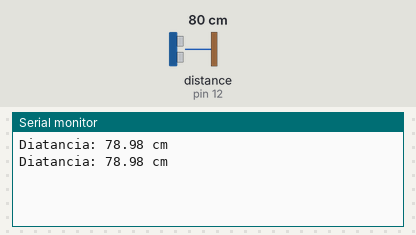
A sketch run on a simulated Arduino Uno, built with avr-gcc and run on an emulated ATmega328P. Parts: the last lines printed to the serial monitor. Wiring (inferred from the names in the program): ultrasonic range finder: trigger pin 13; echo pin 12. The test bench sets the inputs (shaded band); at power-on: distance to the obstacle (sensor on pin 12) 80 cm. The echo pulse lasts 58.3 µs per cm.

Above: at 1.8 s.
1.9 s: distance to the obstacle (sensor on pin 12) set to 2 cm
At 2.8 s:
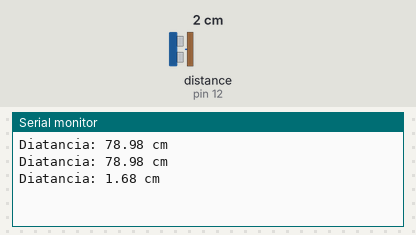
3.4 s: distance to the obstacle (sensor on pin 12) set to 4 cm
At 4.5 s:
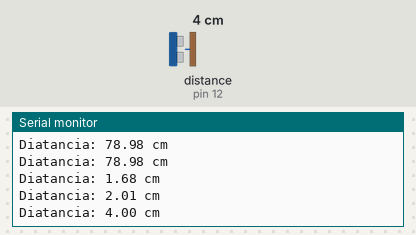
Timing chart, 0 to 6.4 s (numbered marks = the images above; inputs shaded):
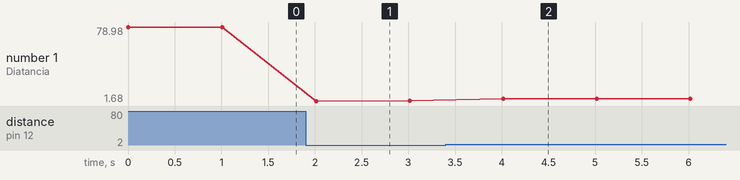

Measured:
- after the input at 1.9 s, the serial monitor: prints a new line after 0.11 s (image 1)
- after the input at 3.4 s, the serial monitor: prints a new line after 0.61 s (image 2)
- plotted number 1: 78.98 → 2.01 after the input at 1.9 s, 2.01 → 4 after the input at 3.4 s

The sketch:

SensorDistancia.ino
```cpp
// Definimos los pines de conexión
#define echoPin 12
#define trigPin 13


void setup() {
  // Inicializamos los pines como salidas
  pinMode(echoPin, INPUT);
  pinMode(trigPin, OUTPUT);
  Serial.begin(9600);
}

void loop() {

  float distancia, duracion;
  digitalWrite(trigPin, LOW);
  delayMicroseconds(2);
  digitalWrite(trigPin, HIGH);
  delayMicroseconds(10);
  digitalWrite(trigPin, LOW);

  duracion = pulseIn(echoPin, HIGH);

  distancia = duracion * 0.034 / 2;

  Serial.print("Diatancia: ");
  Serial.print(distancia);
  Serial.println(" cm");

  delay(1000);
}
```
